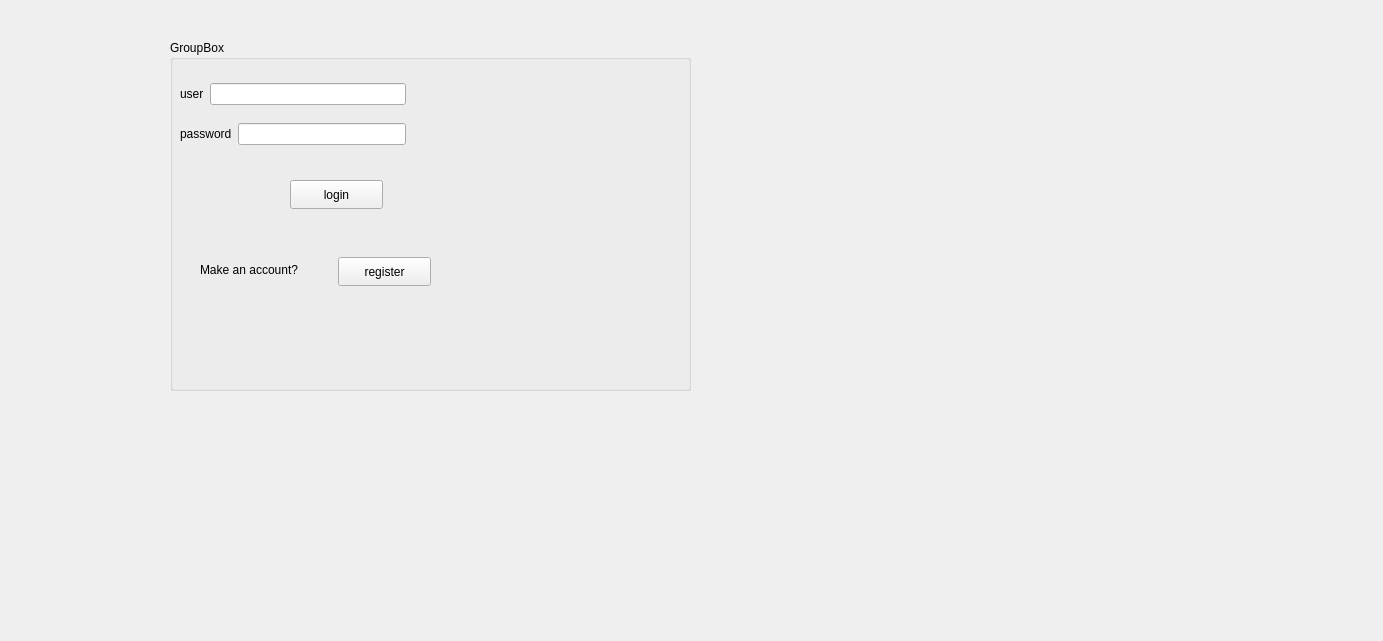
<?xml version="1.0" encoding="UTF-8"?>
<ui version="4.0">
 <class>MainWindow</class>
 <widget class="QMainWindow" name="MainWindow">
  <property name="geometry">
   <rect>
    <x>0</x>
    <y>0</y>
    <width>1383</width>
    <height>641</height>
   </rect>
  </property>
  <property name="sizePolicy">
   <sizepolicy hsizetype="Preferred" vsizetype="Preferred">
    <horstretch>0</horstretch>
    <verstretch>0</verstretch>
   </sizepolicy>
  </property>
  <property name="windowTitle">
   <string>MainWindow</string>
  </property>
  <widget class="QWidget" name="centralwidget">
   <widget class="QGroupBox" name="groupBox_2">
    <property name="geometry">
     <rect>
      <x>170</x>
      <y>40</y>
      <width>521</width>
      <height>351</height>
     </rect>
    </property>
    <property name="title">
     <string>GroupBox</string>
    </property>
    <widget class="QPushButton" name="pushButton_1">
     <property name="geometry">
      <rect>
       <x>120</x>
       <y>140</y>
       <width>93</width>
       <height>29</height>
      </rect>
     </property>
     <property name="text">
      <string>login</string>
     </property>
    </widget>
    <widget class="QPushButton" name="pushButton_4">
     <property name="geometry">
      <rect>
       <x>168</x>
       <y>217</y>
       <width>93</width>
       <height>29</height>
      </rect>
     </property>
     <property name="text">
      <string>register</string>
     </property>
    </widget>
    <widget class="QLabel" name="label_7">
     <property name="geometry">
      <rect>
       <x>30</x>
       <y>220</y>
       <width>121</width>
       <height>20</height>
      </rect>
     </property>
     <property name="text">
      <string>Make an account?</string>
     </property>
    </widget>
    <widget class="QWidget" name="layoutWidget">
     <property name="geometry">
      <rect>
       <x>10</x>
       <y>40</y>
       <width>226</width>
       <height>28</height>
      </rect>
     </property>
     <layout class="QHBoxLayout" name="horizontalLayout">
      <item>
       <widget class="QLabel" name="label">
        <property name="text">
         <string>user</string>
        </property>
       </widget>
      </item>
      <item>
       <widget class="QLineEdit" name="lineEdit_username"/>
      </item>
     </layout>
    </widget>
    <widget class="QWidget" name="layoutWidget">
     <property name="geometry">
      <rect>
       <x>10</x>
       <y>80</y>
       <width>226</width>
       <height>28</height>
      </rect>
     </property>
     <layout class="QHBoxLayout" name="horizontalLayout_2">
      <item>
       <widget class="QLabel" name="label_2">
        <property name="text">
         <string>password</string>
        </property>
       </widget>
      </item>
      <item>
       <widget class="QLineEdit" name="lineEdit_password">
        <property name="echoMode">
         <enum>QLineEdit::Password</enum>
        </property>
       </widget>
      </item>
     </layout>
    </widget>
   </widget>
  </widget>
  <widget class="QMenuBar" name="menubar">
   <property name="geometry">
    <rect>
     <x>0</x>
     <y>0</y>
     <width>1383</width>
     <height>26</height>
    </rect>
   </property>
  </widget>
 </widget>
 <resources/>
 <connections/>
</ui>
